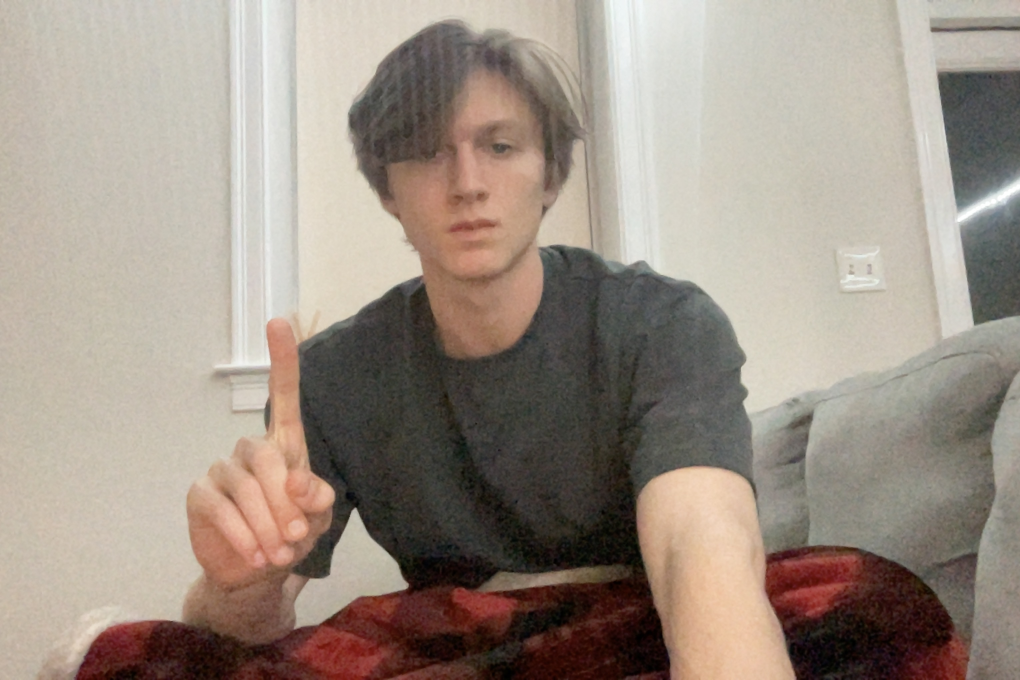
#> input picture data/ORIGINAL_IMAGES/onebottomleft.jpg, 3060 x 2040 px, found by its file name (shown at 1/3 size); its folder holds 4 pictures in this run
$ python resize-images.py
#> lines starting #> are read from the running program, lines starting #| are printed output that depends on the picture
import os
from PIL import Image

FOLDER_PATH = "data/ORIGINAL_IMAGES"
OUTPUT_PATH = "data/FULL_IMAGES"

def orient_image(image):
    try:
        exif = image._getexif()
        if exif is not None:
            orientation = exif.get(274)
            if orientation is not None:
                if orientation == 3:
                    image = image.rotate(180, expand=True)
                if orientation == 6:
                    image = image.rotate(270, expand=True)
                elif orientation == 8:
                    image = image.rotate(90, expand=True)
    except Exception as e:
        print("Couldn't apply orientation")
    return image

def resize_images(folder_path, size=(512, 512)):
#> called with folder_path = 'data/ORIGINAL_IMAGES', size = (512, 512)
    if not os.path.exists(folder_path):
        print(f"Error: The folder '{folder_path}' does not exist.")
        return

    os.makedirs(OUTPUT_PATH, exist_ok=True)

    for filename in os.listdir(folder_path):
        file_path = os.path.join(folder_path, filename)

        if os.path.isfile(file_path) and filename.lower().endswith(('png', 'jpg', 'jpeg', 'bmp', 'gif')):
            try:
                with Image.open(file_path) as img:
#> img is the input picture: PIL image 3060x2040 RGB; mean R, G, B 156.2, 144, 132.8
                    img = orient_image(img)
#> in orient_image, `exif = image._getexif()`: exif = {34665: 26, 40962: 3060, 40963: 2040}
                    img_resized = img.resize(size)
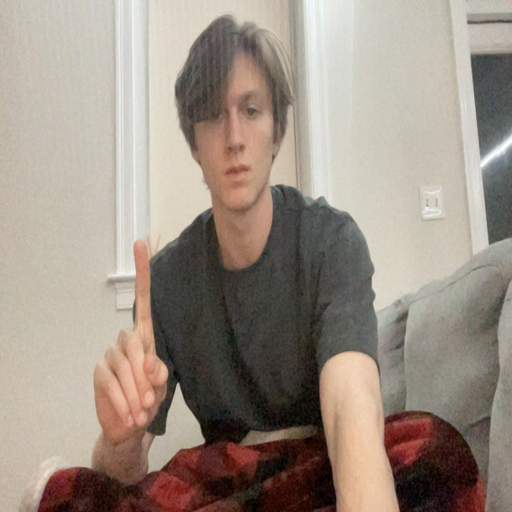
#> img_resized: PIL image 512x512 RGB; mean R, G, B 156.2, 144, 132.8
                    output_path = os.path.join(OUTPUT_PATH, filename)
                    img_resized.save(output_path, format=img.format)
            except Exception as e:
                print(f"Error processing {filename}: {e}")
#> pass 2 of the loop in resize_images, `for filename in os.listdir(folder_path):`:
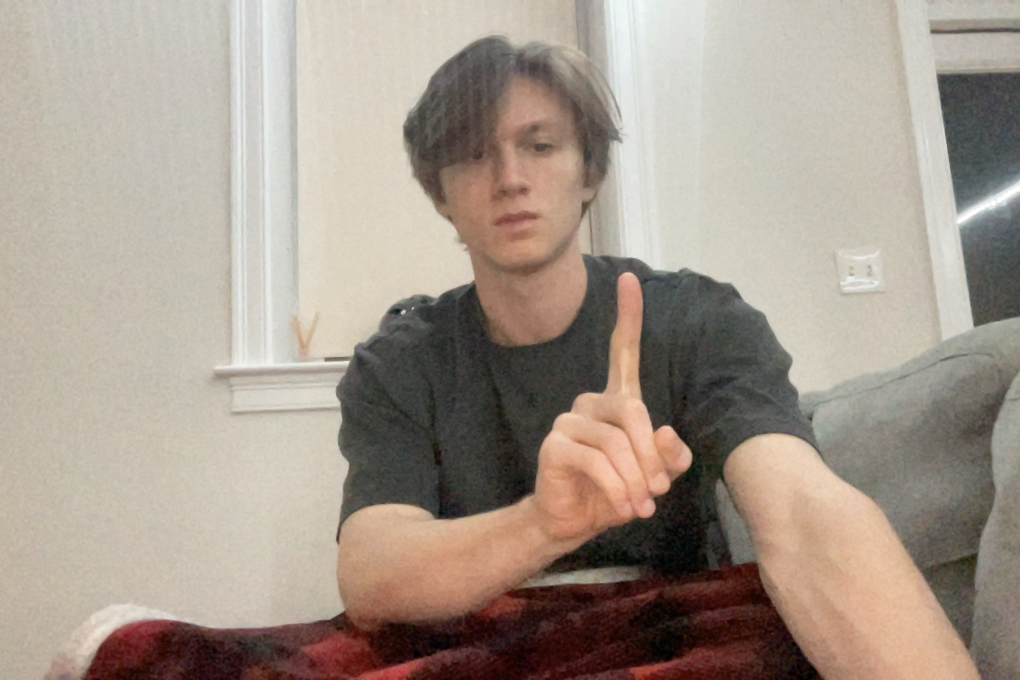
#> input picture data/ORIGINAL_IMAGES/onebottomright.jpg, 3060 x 2040 px, found by its file name (shown at 1/3 size)
#> in resize_images, img is the input picture: PIL image 3060x2040 RGB; mean R, G, B 164.6, 152.1, 140.4
#> in resize_images, `img_resized = img.resize(size)`:
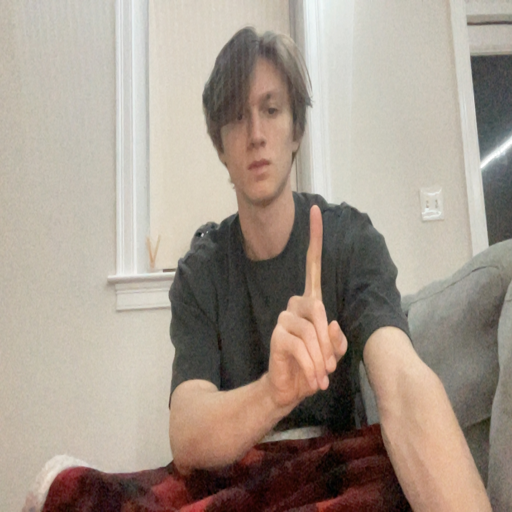
#> img_resized: PIL image 512x512 RGB; mean R, G, B 164.6, 152.1, 140.4
#> pass 3 of the loop in resize_images, `for filename in os.listdir(folder_path):`:
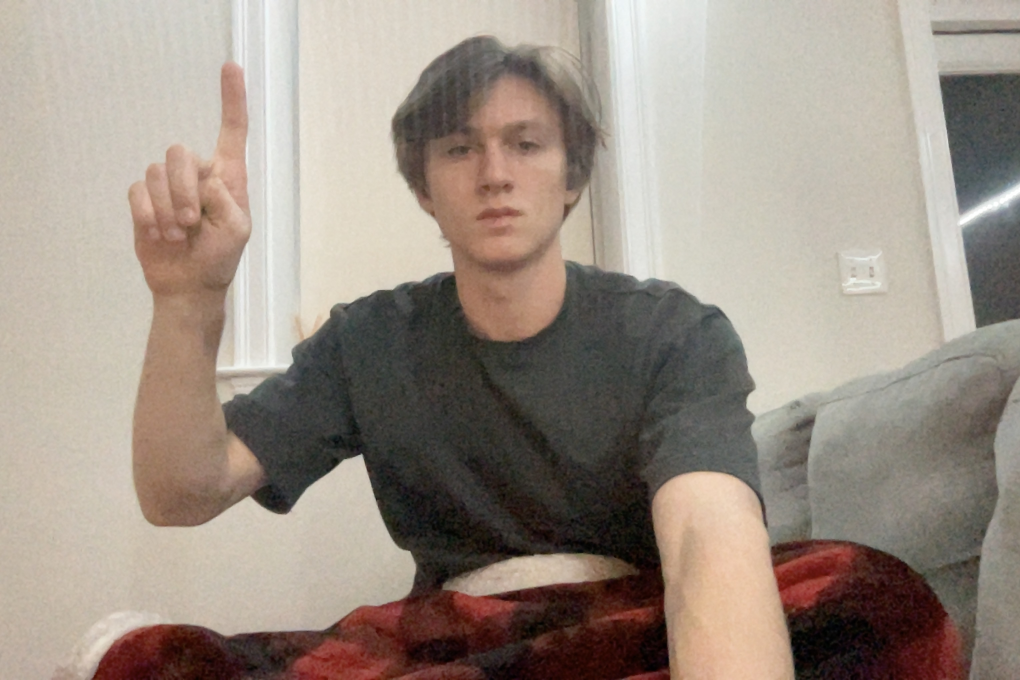
#> input picture data/ORIGINAL_IMAGES/onetopleft.jpg, 3060 x 2040 px, found by its file name (shown at 1/3 size)
#> in resize_images, img is the input picture: PIL image 3060x2040 RGB; mean R, G, B 155.5, 143.7, 133
#> in resize_images, `img_resized = img.resize(size)`:
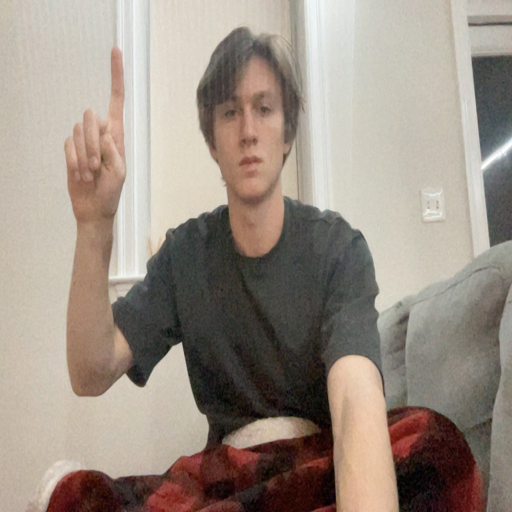
#> img_resized: PIL image 512x512 RGB; mean R, G, B 155.5, 143.7, 133
#> the loop made 4 passes; the first 3 are shown

if __name__ == "__main__":
    resize_images(FOLDER_PATH)
